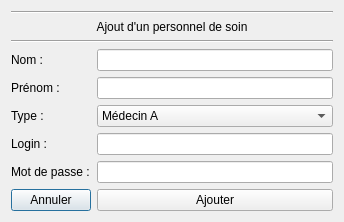
<?xml version="1.0" encoding="UTF-8"?>
<ui version="4.0">
 <class>addHealthcareOperator</class>
 <widget class="QDialog" name="addHealthcareOperator">
  <property name="geometry">
   <rect>
    <x>0</x>
    <y>0</y>
    <width>344</width>
    <height>210</height>
   </rect>
  </property>
  <property name="windowTitle">
   <string>Ajout d'une ressource</string>
  </property>
  <layout class="QVBoxLayout" name="verticalLayout">
   <item>
    <widget class="Line" name="line">
     <property name="orientation">
      <enum>Qt::Horizontal</enum>
     </property>
    </widget>
   </item>
   <item>
    <widget class="QLabel" name="titleLabel">
     <property name="text">
      <string>Ajout d'un personnel de soin</string>
     </property>
     <property name="alignment">
      <set>Qt::AlignCenter</set>
     </property>
    </widget>
   </item>
   <item>
    <widget class="Line" name="line_2">
     <property name="orientation">
      <enum>Qt::Horizontal</enum>
     </property>
    </widget>
   </item>
   <item>
    <layout class="QFormLayout" name="formLayout">
     <item row="0" column="0">
      <widget class="QLabel" name="nameLabel">
       <property name="text">
        <string>Nom :</string>
       </property>
      </widget>
     </item>
     <item row="0" column="1">
      <widget class="QLineEdit" name="nameLineEdit"/>
     </item>
     <item row="1" column="0">
      <widget class="QLabel" name="firstNameLabel">
       <property name="text">
        <string>Prénom :</string>
       </property>
      </widget>
     </item>
     <item row="1" column="1">
      <widget class="QLineEdit" name="firstNameLineEdit"/>
     </item>
     <item row="2" column="0">
      <widget class="QLabel" name="typeLabel">
       <property name="text">
        <string>Type :</string>
       </property>
      </widget>
     </item>
     <item row="2" column="1">
      <widget class="QComboBox" name="typeBox">
       <item>
        <property name="text">
         <string>Médecin A</string>
        </property>
       </item>
       <item>
        <property name="text">
         <string>Médecin B</string>
        </property>
       </item>
       <item>
        <property name="text">
         <string>Kinésithérapeute</string>
        </property>
       </item>
       <item>
        <property name="text">
         <string>Informaticien</string>
        </property>
       </item>
       <item>
        <property name="text">
         <string>Infirmière</string>
        </property>
       </item>
       <item>
        <property name="text">
         <string>Psychologue</string>
        </property>
       </item>
       <item>
        <property name="text">
         <string>Radiologue</string>
        </property>
       </item>
      </widget>
     </item>
     <item row="3" column="0">
      <widget class="QLabel" name="loginLabel">
       <property name="text">
        <string>Login :</string>
       </property>
      </widget>
     </item>
     <item row="3" column="1">
      <widget class="QLineEdit" name="loginLineEdit"/>
     </item>
     <item row="4" column="0">
      <widget class="QLabel" name="passwordLabel">
       <property name="text">
        <string>Mot de passe :</string>
       </property>
      </widget>
     </item>
     <item row="4" column="1">
      <widget class="QLineEdit" name="passwordLineEdit"/>
     </item>
     <item row="5" column="0">
      <widget class="QPushButton" name="cancelButton">
       <property name="text">
        <string>Annuler</string>
       </property>
      </widget>
     </item>
     <item row="5" column="1">
      <widget class="QPushButton" name="addButton">
       <property name="text">
        <string>Ajouter</string>
       </property>
      </widget>
     </item>
    </layout>
   </item>
  </layout>
 </widget>
 <resources/>
 <connections/>
</ui>
